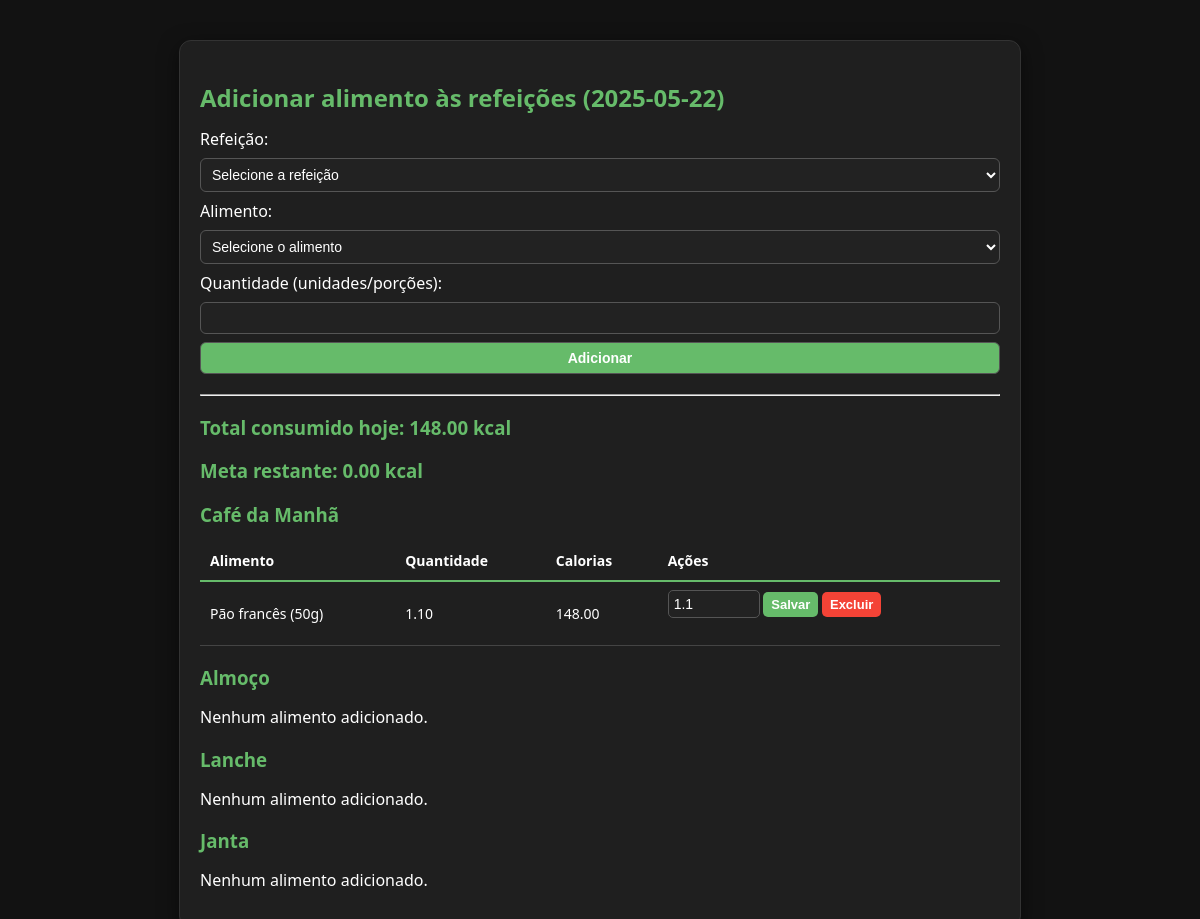
/editarRefeicao.php (signed in), run on the app's committed database.
### tables this page shows
CREATE TABLE `refeicao` (
  `idrefeicao` int(11) NOT NULL,
  `usuario_idusuario` int(11) NOT NULL,
  `data_refeicao` date NOT NULL,
  `tipo_refeicao` enum('cafe_da_manha','almoco','janta','lanche') NOT NULL,
  `idalimento` int(11) NOT NULL,
  `quantidade` float NOT NULL,
  `kcal_total` float NOT NULL
);

CREATE TABLE `alimentos` (
  `idalimentos` int(11) NOT NULL,
  `nome_alimento` varchar(100) NOT NULL,
  `qtd_kcal` float NOT NULL
);

### editarRefeicao.php (the view, shortened to what this page needs)
<?php
include('conexao.php');
$idusuario = $_SESSION['idusuario'];
$dataHoje = date('Y-m-d');
$sql_meta = $conn->prepare("SELECT meta FROM usuario WHERE idusuario = ?");
$sql_meta->bind_param("i", $idusuario);
$sql_meta->execute();
$result_meta = $sql_meta->get_result();
$meta_usuario = 0;
if ($row = $result_meta->fetch_assoc()) {
    $meta_usuario = floatval($row['meta']);
}
function totalCaloriasDia($conn, $idusuario, $data) {
    $sql = $conn->prepare("SELECT SUM(kcal_total) AS total FROM refeicao WHERE usuario_idusuario = ? AND data_refeicao = ?");
    $sql->bind_param("is", $idusuario, $data);
    $sql->execute();
    $res = $sql->get_result();
    if ($row = $res->fetch_assoc()) {
        return floatval($row['total']) ?: 0;
    }
    return 0;
}
$sql_refeicoes = $conn->prepare("SELECT r.*, a.nome_alimento FROM refeicao r INNER JOIN alimentos a ON r.idalimento = a.idalimentos WHERE r.usuario_idusuario = ? AND r.data_refeicao = ? ORDER BY r.tipo_refeicao, a.nome_alimento");
$sql_refeicoes->bind_param("is", $idusuario, $dataHoje);
$sql_refeicoes->execute();
$res_refeicoes = $sql_refeicoes->get_result();
$refeicoes_por_tipo = [
    'cafe_da_manha' => [],
    'almoco' => [],
    'lanche' => [],
    'janta' => []
];
while ($row = $res_refeicoes->fetch_assoc()) {
    $refeicoes_por_tipo[$row['tipo_refeicao']][] = $row;
}
$total_consumido = totalCaloriasDia($conn, $idusuario, $dataHoje);
$meta_restante = $meta_usuario - $total_consumido;
if ($meta_restante < 0) $meta_restante = 0;
?>
<!DOCTYPE html>
<html lang="pt-br">
<head>
    <link rel="stylesheet" href="style-refeicao.css" />
</head>
<body>
<div class="container-refeicao">
    <h2>Adicionar alimento às refeições (<?php echo $dataHoje; ?>)</h2>
    <form method="POST">
        <label for="tipo_refeicao">Refeição:</label>
        <select name="tipo_refeicao" id="tipo_refeicao" required>
            <option value="">Selecione a refeição</option>
        </select>
        <label for="idalimento">Alimento:</label>
        <select name="idalimento" id="idalimento" required>
            <option value="">Selecione o alimento</option>
        </select>
        <label for="quantidade">Quantidade (unidades/porções):</label>
        <input type="number" name="quantidade" id="quantidade" step="0.01" min="0.01" required />
        <button type="submit">Adicionar</button>
    </form>
    <hr/>
    <h3>Total consumido hoje: <?php echo number_format($total_consumido, 2); ?> kcal</h3>
    <h3>Meta restante: <?php echo number_format($meta_restante, 2); ?> kcal</h3>
    <?php foreach ($refeicoes_por_tipo as $tipo => $itens): ?>
        <section>
            <h3>
                <?php
                switch($tipo) {
                    case 'cafe_da_manha': echo "Café da Manhã"; break;
                    case 'almoco': echo "Almoço"; break;
                    case 'lanche': echo "Lanche"; break;
                    case 'janta': echo "Janta"; break;
                }
                ?>
            </h3>
            <?php if (count($itens) === 0): ?>
                <p>Nenhum alimento adicionado.</p>
            <?php else: ?>
                <table>
                    <thead>
                        <tr>
                            <th>Alimento</th>
                            <th>Quantidade</th>
                            <th>Calorias</th>
                            <th>Ações</th>
                        </tr>
                    </thead>
                    <tbody>
                        <?php foreach($itens as $item): ?>
                            <tr>
                                <td><?php echo htmlspecialchars($item['nome_alimento']); ?></td>
                                <td><?php echo number_format($item['quantidade'], 2); ?></td>
                                <td><?php echo number_format($item['kcal_total'], 2); ?></td>
                                <td>
                                    <form class="edit-form" method="POST" style="display:inline-block;">
                                        <input type="number" name="quantidade" value="<?php echo $item['quantidade']; ?>" step="0.01" min="0.01" required />
                                        <button type="submit" title="Atualizar quantidade">Salvar</button>
                                    </form>
                                    <form method="POST" style="display:inline-block;" onsubmit="return confirm('Deseja realmente excluir este alimento?');">
                                        <button class="btn-excluir" type="submit" title="Excluir alimento">Excluir</button>
                                    </form>
                                </td>
                            </tr>
                        <?php endforeach; ?>
                    </tbody>
                </table>
            <?php endif; ?>
        </section>
    <?php endforeach; ?>
</div>
</body>
</html>

### style-refeicao.css (style rules this page uses)
body { font-family: 'Segoe UI', sans-serif; background-color: #121212; color: white; margin: 0; }
.container-refeicao { max-width: 800px; margin: 40px auto; background: #1f1f1f; padding: 20px; border-radius: 12px; box-shadow: 0 6px 20px rgba(0, 0, 0, 0.5); border: 1px solid #333; }
.container-refeicao h2, .container-refeicao h3 { margin-bottom: 14px; color: #66bb6a; }
form { display: flex; flex-direction: column; gap: 8px; margin-bottom: 20px; }
form input, form select, form button { padding: 7px; border-radius: 6px; border: 1px solid #555; background: #222; color: white; font-size: 14px; }
form button { background: #66bb6a; font-weight: bold; cursor: pointer; }
table { width: 100%; border-collapse: collapse; font-size: 14px; }
thead th { background: #1f1f1f; padding: 10px; border-bottom: 2px solid #66bb6a; text-align: left; }
td { padding: 8px 10px; border-bottom: 1px solid #444; }
.edit-form { display: flex; gap: 8px; align-items: center; margin: 0; }
.edit-form input[type="number"] { width: 80px; background: #222; color: white; border: 1px solid #555; border-radius: 5px; padding: 5px; }
.edit-form button { padding: 5px 8px; background: #66bb6a; color: white; border: none; border-radius: 5px; font-size: 13px; cursor: pointer; }
.btn-excluir { font-size: 13px; padding: 5px 8px; font-weight: bold; background: #f44336; color: white; border: none; border-radius: 5px; cursor: pointer; }

### data on the page
refeicao: idalimento.nome_alimento "Pão francês (50g)", quantidade "1.10", kcal_total "148.00", quantidade "1.1"

### other printed values
$total_consumido "148.00"
$meta_restante "0.00"
